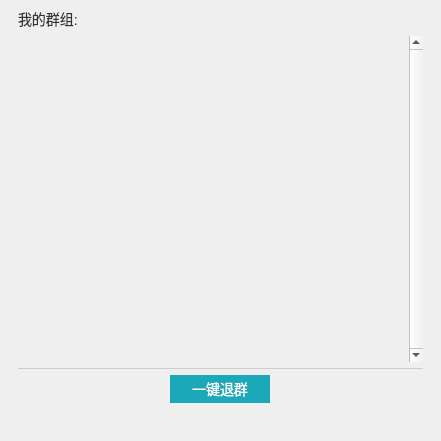
<?xml version="1.0" encoding="UTF-8"?>
<ui version="4.0">
 <class>GroupQuitView</class>
 <widget class="QWidget" name="GroupQuitView">
  <property name="geometry">
   <rect>
    <x>0</x>
    <y>0</y>
    <width>441</width>
    <height>441</height>
   </rect>
  </property>
  <property name="windowTitle">
   <string>GroupQuitView</string>
  </property>
  <property name="styleSheet">
   <string notr="true">#GroupQuitView QLabel#tip{font-size:14px;color:#333333}
#GroupQuitView QPushButton#quit{font-size:14px;color:#FFFFFF;border:none;background:#1ba9ba;padding:3px;}
#GroupQuitView QPushButton#quit:hover{background:#147a84;}
#GroupQuitView QPushButton#quit:disabled{background-color: #9B9B9B;}

#GroupQuitView QWidget#spline{border:none;background:#CCCCCC}
#GroupQuitView QLabel#warning{font-size:12px;color:#FF3300;}
#GroupQuitView QTreeWidget{border:none;background:#00000000;}
</string>
  </property>
  <layout class="QVBoxLayout" name="verticalLayout">
   <property name="spacing">
    <number>0</number>
   </property>
   <property name="leftMargin">
    <number>0</number>
   </property>
   <property name="topMargin">
    <number>0</number>
   </property>
   <property name="rightMargin">
    <number>0</number>
   </property>
   <property name="bottomMargin">
    <number>0</number>
   </property>
   <item>
    <widget class="QWidget" name="shadowbg" native="true">
     <layout class="QVBoxLayout" name="verticalLayout_2">
      <property name="spacing">
       <number>0</number>
      </property>
      <property name="leftMargin">
       <number>8</number>
      </property>
      <property name="topMargin">
       <number>8</number>
      </property>
      <property name="rightMargin">
       <number>8</number>
      </property>
      <property name="bottomMargin">
       <number>8</number>
      </property>
      <item>
       <widget class="QWidget" name="shadowinnerbg" native="true">
        <property name="minimumSize">
         <size>
          <width>425</width>
          <height>425</height>
         </size>
        </property>
        <layout class="QVBoxLayout" name="verticalLayout_3">
         <property name="spacing">
          <number>0</number>
         </property>
         <property name="leftMargin">
          <number>0</number>
         </property>
         <property name="topMargin">
          <number>0</number>
         </property>
         <property name="rightMargin">
          <number>0</number>
         </property>
         <property name="bottomMargin">
          <number>0</number>
         </property>
         <item>
          <widget class="TitlebarWidget" name="titlebar" native="true">
           <property name="maximumSize">
            <size>
             <width>16777215</width>
             <height>30</height>
            </size>
           </property>
          </widget>
         </item>
         <item>
          <widget class="QStackedWidget" name="sw">
           <property name="currentIndex">
            <number>1</number>
           </property>
           <widget class="QWidget" name="emptypage">
            <layout class="QVBoxLayout" name="verticalLayout_5">
             <item>
              <widget class="QLabel" name="label">
               <property name="text">
                <string/>
               </property>
               <property name="pixmap">
                <pixmap resource="localman.qrc">:/Images/icon/commen/empty.png</pixmap>
               </property>
               <property name="alignment">
                <set>Qt::AlignCenter</set>
               </property>
              </widget>
             </item>
            </layout>
           </widget>
           <widget class="QWidget" name="wrap">
            <layout class="QVBoxLayout" name="verticalLayout_4">
             <property name="spacing">
              <number>6</number>
             </property>
             <property name="leftMargin">
              <number>10</number>
             </property>
             <property name="topMargin">
              <number>0</number>
             </property>
             <property name="rightMargin">
              <number>10</number>
             </property>
             <property name="bottomMargin">
              <number>10</number>
             </property>
             <item>
              <widget class="QLabel" name="tip">
               <property name="text">
                <string>我的群组:</string>
               </property>
              </widget>
             </item>
             <item>
              <widget class="QTreeWidget" name="treeWidget">
               <property name="verticalScrollBarPolicy">
                <enum>Qt::ScrollBarAlwaysOn</enum>
               </property>
               <property name="horizontalScrollBarPolicy">
                <enum>Qt::ScrollBarAlwaysOff</enum>
               </property>
               <property name="headerHidden">
                <bool>true</bool>
               </property>
               <property name="expandsOnDoubleClick">
                <bool>true</bool>
               </property>
               <attribute name="headerVisible">
                <bool>false</bool>
               </attribute>
               <attribute name="headerShowSortIndicator" stdset="0">
                <bool>false</bool>
               </attribute>
               <column>
                <property name="text">
                 <string notr="true">1</string>
                </property>
               </column>
              </widget>
             </item>
             <item>
              <widget class="QWidget" name="spline" native="true">
               <property name="minimumSize">
                <size>
                 <width>0</width>
                 <height>1</height>
                </size>
               </property>
               <property name="maximumSize">
                <size>
                 <width>16777215</width>
                 <height>1</height>
                </size>
               </property>
              </widget>
             </item>
             <item>
              <layout class="QHBoxLayout" name="horizontalLayout">
               <item>
                <widget class="QPushButton" name="quit">
                 <property name="minimumSize">
                  <size>
                   <width>0</width>
                   <height>28</height>
                  </size>
                 </property>
                 <property name="maximumSize">
                  <size>
                   <width>100</width>
                   <height>28</height>
                  </size>
                 </property>
                 <property name="text">
                  <string>一键退群</string>
                 </property>
                 <property name="flat">
                  <bool>true</bool>
                 </property>
                </widget>
               </item>
              </layout>
             </item>
             <item>
              <widget class="QLabel" name="warning">
               <property name="text">
                <string/>
               </property>
               <property name="alignment">
                <set>Qt::AlignCenter</set>
               </property>
               <property name="textInteractionFlags">
                <set>Qt::NoTextInteraction</set>
               </property>
              </widget>
             </item>
            </layout>
           </widget>
          </widget>
         </item>
        </layout>
       </widget>
      </item>
     </layout>
    </widget>
   </item>
  </layout>
 </widget>
 <layoutdefault spacing="6" margin="11"/>
 <customwidgets>
  <customwidget>
   <class>TitlebarWidget</class>
   <extends>QWidget</extends>
   <header>TitlebarWidget.h</header>
   <container>1</container>
  </customwidget>
 </customwidgets>
 <resources>
  <include location="localman.qrc"/>
 </resources>
 <connections/>
</ui>
